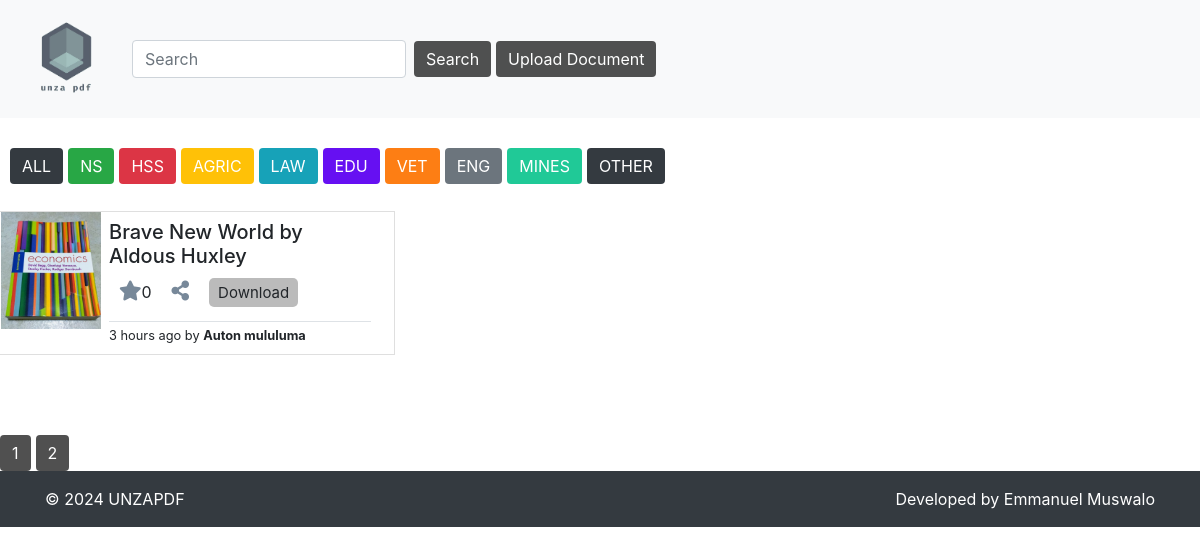
Screenshot of /?page=2 with the database file from the repository.
### tables this page shows
CREATE TABLE `pdfs` (
  `id` int(11) NOT NULL,
  `name` varchar(255) NOT NULL,
  `link` varchar(255) NOT NULL,
  `creator` varchar(255) NOT NULL,
  `type` varchar(255) NOT NULL,
  `recommendation` int(11) NOT NULL,
  `date` datetime DEFAULT current_timestamp()
);

### templates/generate_card.php (the view)
<?php
function generate_card($imgSrc, $title, $author, $timeAgo, $rec, $id)
{
    echo '<div class="row row-cols-1 row-cols-md-3 g-4" style="margin-top: 7px; margin-bottom: 6px;">';
    echo '<div class="col card" style="flex-direction: row;">';
    echo '<div class="h-100">';
    echo '<img src="' . $imgSrc . '" class="card-img-top" alt="..." style="width: 100px; height: 117px; object-fit: cover; border-radius: 0;">';
    echo '</div>';
    echo '<div>';
    echo '<div class="card-body px-2 py-2 p-0">';
    echo '<h5 class="card-title">' . $title . '</h5>';
    echo '<div class="icons">';
    echo '<span class="icon" onclick="increment(\'' . $id . '\')"><i class="fas fa-star" style="color: lightslategrey"></i><span id="rec_' . $id . '">' . $rec . '</span></span>';
    echo '<span class="icon"><i class="fas fa-share-alt" style="color: lightslategrey"></i></span>';
    echo '<span class="icon"><span style="font-size: 15px; padding: 5px; padding-left: 9px; padding-right: 9px; background-color: #999a; border-radius: 5px">Download</span></span>';
    echo '</div>';
    echo '<div class="border-top" style="margin-top: 17px;">';
    echo '<small>' . $timeAgo . ' by <strong>' . $author . '</strong></small>';
    echo '</div>';
    echo '</div>';
    echo '</div>';
    echo '</div>';
    echo '</div>';
}

### index.php (shortened to what this page needs)
<?php
require_once('./templates/generate_card.php');
require_once('./scripts/db_connection.php');
$recordsPerPage = 9;
$page = isset($_GET['page']) ? $_GET['page'] : 1;
$schools = [
    'ns',
    'hss',
    'agric',
    'law',
    'edu',
    'vet',
    'eng',
    'mines',
    'other'
];
if (isset($_GET['sort']) && in_array(strtolower($_GET['sort']), $schools)) {
    $type = $_GET['sort'];
    $sql = "SELECT * FROM pdfs WHERE type = ? LIMIT ?, ?";
    $stmt = mysqli_prepare($conn, $sql);
    $offset = ($page - 1) * $recordsPerPage;
    mysqli_stmt_bind_param($stmt, "sii", $type, $offset, $recordsPerPage);
} else {
    $sql = "SELECT * FROM pdfs LIMIT ?, ?";
    $stmt = mysqli_prepare($conn, $sql);
    $offset = ($page - 1) * $recordsPerPage;
    mysqli_stmt_bind_param($stmt, "ii", $offset, $recordsPerPage);
}
if ($stmt) {
    if (mysqli_stmt_execute($stmt)) {
        $result = mysqli_stmt_get_result($stmt);
        function formatDate($date)
        {
            $now = time();
            $timestamp = strtotime($date);
            $diff = $now - $timestamp;
            $intervals = array(
                31536000 => 'year',
                2592000 => 'month',
                86400 => 'day',
                3600 => 'hour',
                60 => 'minute',
                1 => 'second'
            );
            foreach ($intervals as $secs => $str) {
                if ($diff >= $secs) {
                    $num = floor($diff / $secs);
                    return $num . ' ' . $str . ($num > 1 ? 's' : '') . ' ago';
                }
            }
            return 'just now';
        }
?>
        <!DOCTYPE html>
        <html lang="en">
        <head>
            <link href="https://maxcdn.bootstrapcdn.com/bootstrap/4.5.2/css/bootstrap.min.css" rel="stylesheet">
            <link rel="stylesheet" href="./css/nav.css">
            <link rel="stylesheet" href="./css/card.css">
        </head>
        <body>
            <nav class="navbar navbar-expand-lg navbar-light bg-light">
                <a class="navbar-brand" href="#">
                    <img src="./img/logo-transparent.png" alt="Logo">
                </a>
                <div class="collapse navbar-collapse" id="navbarNav">
                    <form class="form-inline my-2 my-lg-0" action="" method="GET">
                        <input class="form-control mr-sm-2" type="search" name="search" placeholder="Search" aria-label="Search">
                        <button class="btn btn-outline-success my-2 my-sm-0" type="submit">Search</button>
                    </form>
                    <button class="btn btn-primary btn-add">Upload Document</button>
                </div>
            </nav>
            <main style="margin-bottom: 80px;">
                <form class="slider">
                    <button type="submit" class="btn btn-other" name="sort" value="">ALL</button>
                    <button type="submit" class="btn btn-ns" name="sort" value="ns">NS</button>
                    <button type="submit" class="btn btn-hss" name="sort" value="hss">HSS</button>
                    <button type="submit" class="btn btn-agric" name="sort" value="agric">AGRIC</button>
                    <button type="submit" class="btn btn-law" name="sort" value="law">LAW</button>
                    <button type="submit" class="btn btn-edu" name="sort" value="edu">EDU</button>
                    <button type="submit" class="btn btn-vet" name="sort" value="vet">VET</button>
                    <button type="submit" class="btn btn-eng" name="sort" value="eng">ENG</button>
                    <button type="submit" class="btn btn-mines" name="sort" value="mines">MINES</button>
                    <button type="submit" class="btn btn-other" name="sort" value="other">OTHER</button>
                </form>
                <?php
                while ($row = mysqli_fetch_assoc($result)) {
                    $imgSrc = "./img/david_begg.jpg";
                    $title = $row['name'];
                    $author = $row['creator'];
                    $timeAgo = formatDate($row['date']);
                    $recommendation = $row['recommendation'];
                    $id = $row['id'];
                    generate_card($imgSrc, $title, $author, $timeAgo, $recommendation, $id);
                }
                ?>
            </main>
            <div class="pagination">
                <?php
                $totalPagesSql = "SELECT COUNT(*) AS total FROM pdfs";
                $totalResult = mysqli_query($conn, $totalPagesSql);
                $totalRows = mysqli_fetch_assoc($totalResult)['total'];
                $totalPages = ceil($totalRows / $recordsPerPage);
                for ($i = 1; $i <= $totalPages; $i++) {
                    echo '<a href="?page=' . $i . '" class="btn btn-primary">' . $i . '</a>';
                }
                ?>
            </div>
            <footer class="footer mt-auto py-3 bg-dark">
                <div class="container">
                    <div class="row">
                        <div class="col-md-6">
                            <p class="mb-0" style="color: white;">&copy; <?php echo date("Y"); ?> UNZAPDF</p>
                        </div>
                        <div class="col-md-6 text-md-right">
                            <p class="mb-0" style="color: white;">Developed by Emmanuel Muswalo</p>
                        </div>
                    </div>
                </div>
            </footer>
            <link rel="stylesheet" href="https://cdnjs.cloudflare.com/ajax/libs/font-awesome/5.15.4/css/all.min.css">
        </body>
        </html>
<?php
    } else {
        http_response_code(500);
        echo json_encode(array('error' => 'Failed to execute statement'));
    }
} else {
    http_response_code(500);
    echo json_encode(array('error' => 'Failed to prepare statement'));
}
?>

### css/nav.css (style rules this page uses)
.navbar-brand img { max-width: 100px; height: auto; }

### css/card.css (style rules this page uses)
.card { border-radius: 0; width: 200px; margin-top: 10px; }
.card-img-top { width: 100%; height: auto; }
.card-body { padding: 20px; }
.icons { display: flex; flex-direction: row; margin-left: 10px; }
.icon { margin-right: 20px; }
.fas { font-size: 20px; }
.btn { background-color: #007bff; color: #fff; margin-right: 5px; border: none; padding: 10; background-color: #444e; }
.btn.btn-ns { background-color: #28a745; }
.btn.btn-hss { background-color: #dc3545; }
.btn.btn-agric { background-color: #ffc107; }
.btn.btn-law { background-color: #17a2b8; }
.btn.btn-edu { background-color: #6610f2; }
.btn.btn-vet { background-color: #fd7e14; }
.btn.btn-eng { background-color: #6c757d; }
.btn.btn-mines { background-color: #20c997; }
.btn.btn-other { background-color: #343a40; }
.slider { margin-top: 20px; padding: 10px; display: flex; flex-direction: row; flex-wrap: nowrap; overflow: scroll; }

### rows the page displays
pdfs: name "Brave New World by Aldous Huxley", recommendation "0", date "3 hours ago", creator "Auton mululuma"
